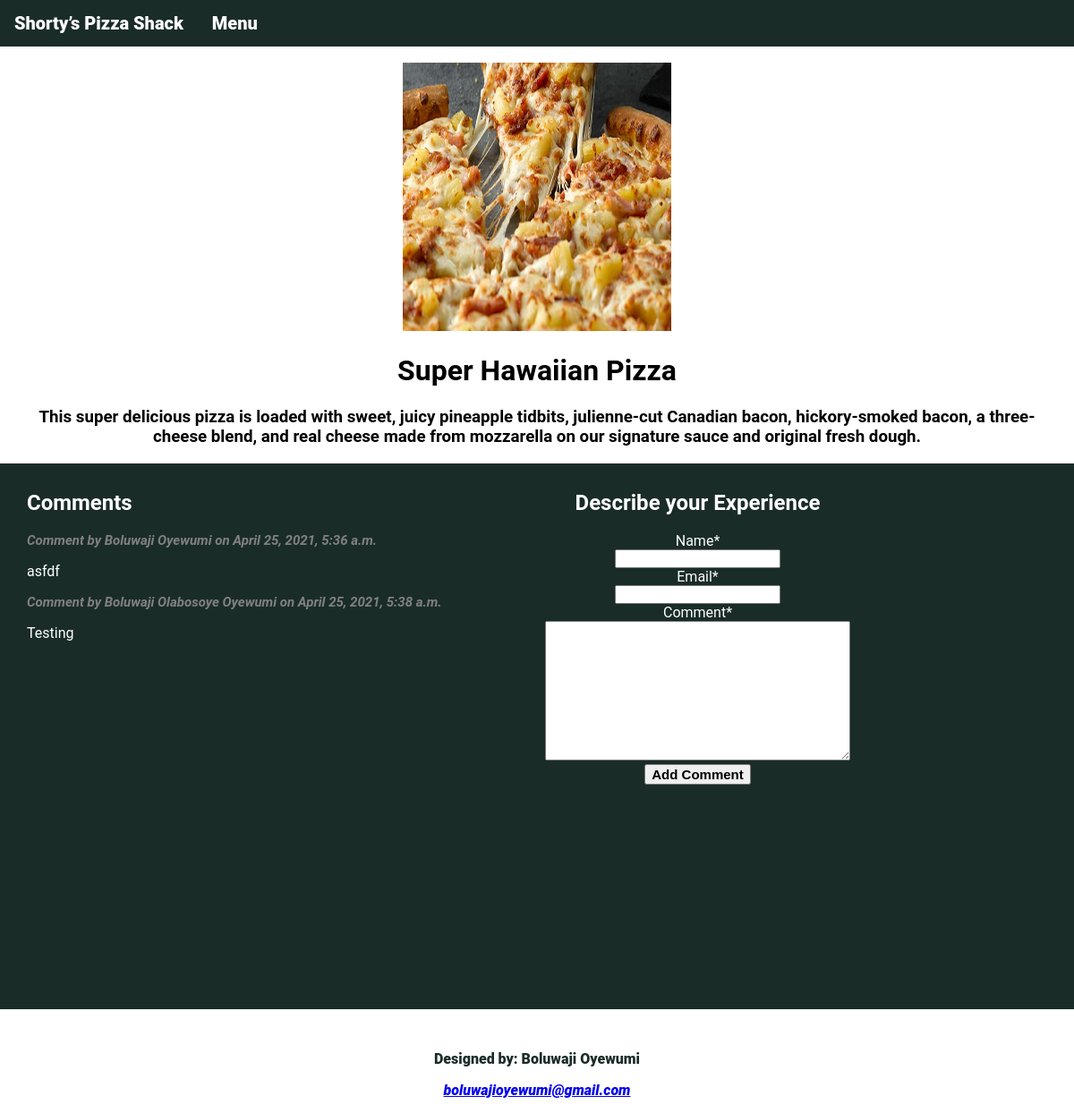
The app's page /pizzas/3, older data.
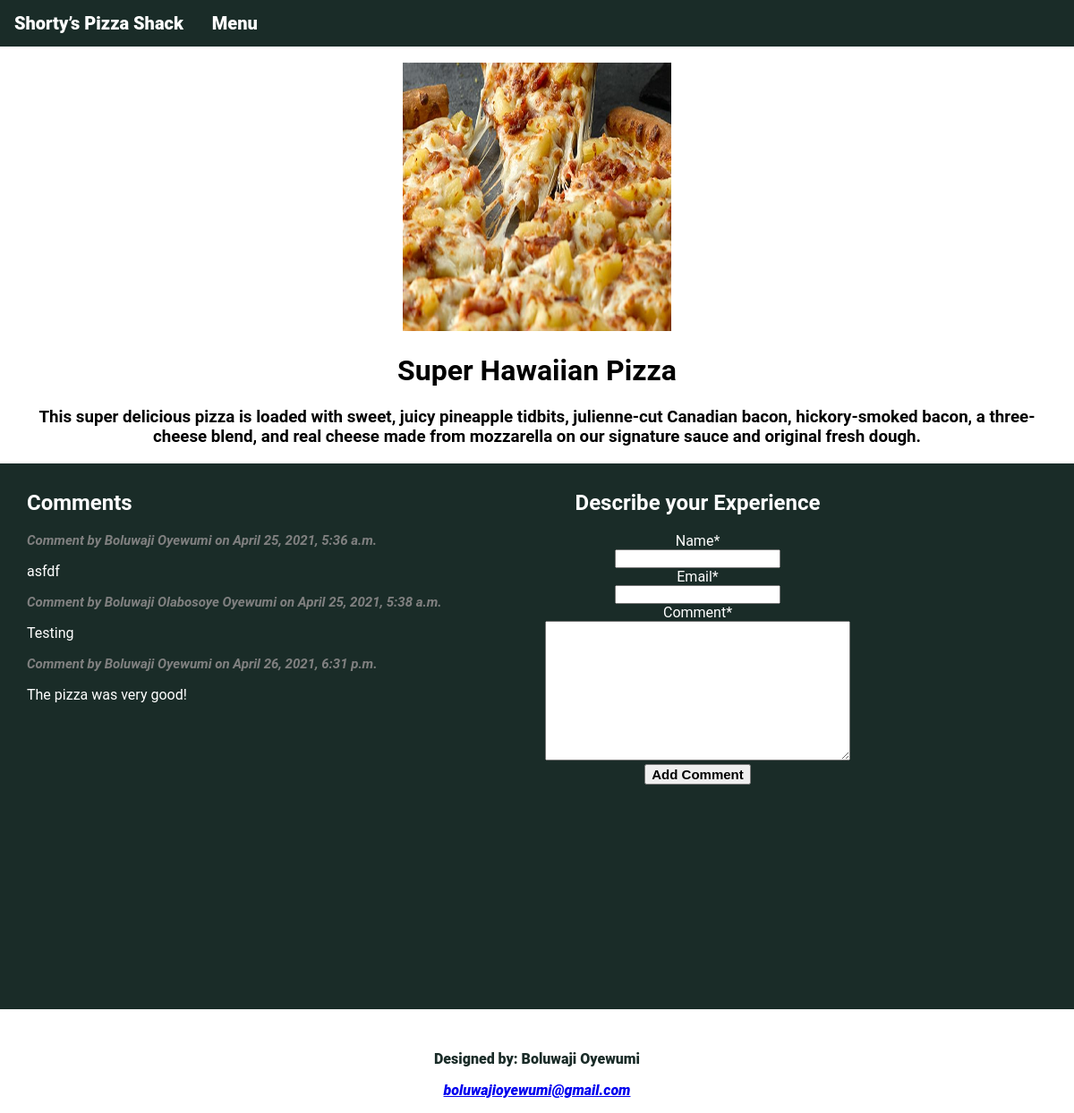
The same page, newer data.
### pizzas/models.py (models this page shows, shortened)
class Topping(models.Model):
    pizza = models.ForeignKey(Pizza, on_delete=models.CASCADE)
    name = models.TextField()

class Comment(models.Model):
    pizza = models.ForeignKey(Pizza, on_delete=models.CASCADE, related_name="comments")
    name = models.CharField(max_length=80)
    email = models.EmailField()
    comment = models.TextField()
    created = models.DateTimeField(default=timezone.now)
    updated = models.DateTimeField(default=timezone.now)
    active = models.BooleanField(default=True)
    class Meta:
        ordering = ("created",)

### pizzas/views.py (the view, shortened to what this page needs)
# urls.py: path("pizzas/<int:pizza_id>", views.pizza, name="pizza"),
def pizza(request, pizza_id):
    pizza = Pizza.objects.get(id=pizza_id)
    toppings = pizza.topping_set.order_by("name")
    comments = pizza.comments.filter(active=True)
    new_comment = None
    if request.method != "POST":
        comment_form = CommentForm()
    context = {
        "pizza": pizza,
        "toppings": toppings,
        "comments": comments,
        "new_comment": new_comment,
        "comment_form": comment_form,
    }
    return render(request, "pizzas/pizza.html", context)

### pizzas/forms.py
class CommentForm(forms.ModelForm):
    class Meta:
        model = Comment
        fields = ("name", "email", "comment")

### pizzas/models.py (called while the page is built)
    def __str__(self):
        return self.name

### pizzas/templates/pizzas/pizza.html (shortened to what this page needs)
{% extends 'pizzas/base.html' %}
{% block content %}
<div style="padding-top: 60px;
padding-bottom: 30px; text-align: center; font-family: Roboto, sans-serif;">
<img src="{{pizza.image.url}}" alt=""
style="height: 300px; width: 300px; padding-top: 10px;">
<h1>{{ pizza }}</h1>
    {% for topping in toppings %}
    <h3 style="padding-left: 30px; padding-right: 30px;">
        {{topping.name}}
    </h3>
    {% empty %}
    <h3>More details on this pizza will be provided soon</h3>
    {% endfor %}
<div style="background-color: #1a2c28; height: 600px; color: white; padding-top: 10px;">
    <div style="float: left; text-align: left; padding-left: 30px;">
    <h2>Comments</h2>
    {% for comment in comments %}
      <p style="font-weight:bold; font-size: 15px; font-style: italic; color: grey;">
        Comment by {{ comment.name }} on
        {{ comment.created }}
      </p>
      {{ comment.comment|linebreaks }}
    {% empty %}
        <p>There are no comments yet.</p>
    {% endfor %}
    </div>
    <div style="float: right; padding-right: 250px;">
    {% load crispy_forms_tags %}
        <h2>Describe your Experience</h2>
        <form action="{% url 'pizzas:pizza' pizza.id %}" method="post">
            {{ comment_form | crispy }}
        <button name="submit" style="font-size: 15px; font-weight: bolder;">Add Comment</button>
        </form>
    </div>
</div>
</div>
<footer style="  text-align: center;
padding: 0px;
background-color: white;
font-family: Roboto Black,sans-serif;
color: #1a2c28;">
    <p>Designed by: Boluwaji Oyewumi</p>
    <p style="font-style: italic;"><a href="mailto:boluwajioyewumi@gmail.com">boluwajioyewumi@gmail.com</a></p>
</footer>
{% endblock content%}

Row changes from the older to the newer data that the page shows:
added Comment: name "Boluwaji Oyewumi", created "April 26, 2021, 6:31 p.m.", comment "The pizza was very good!"
